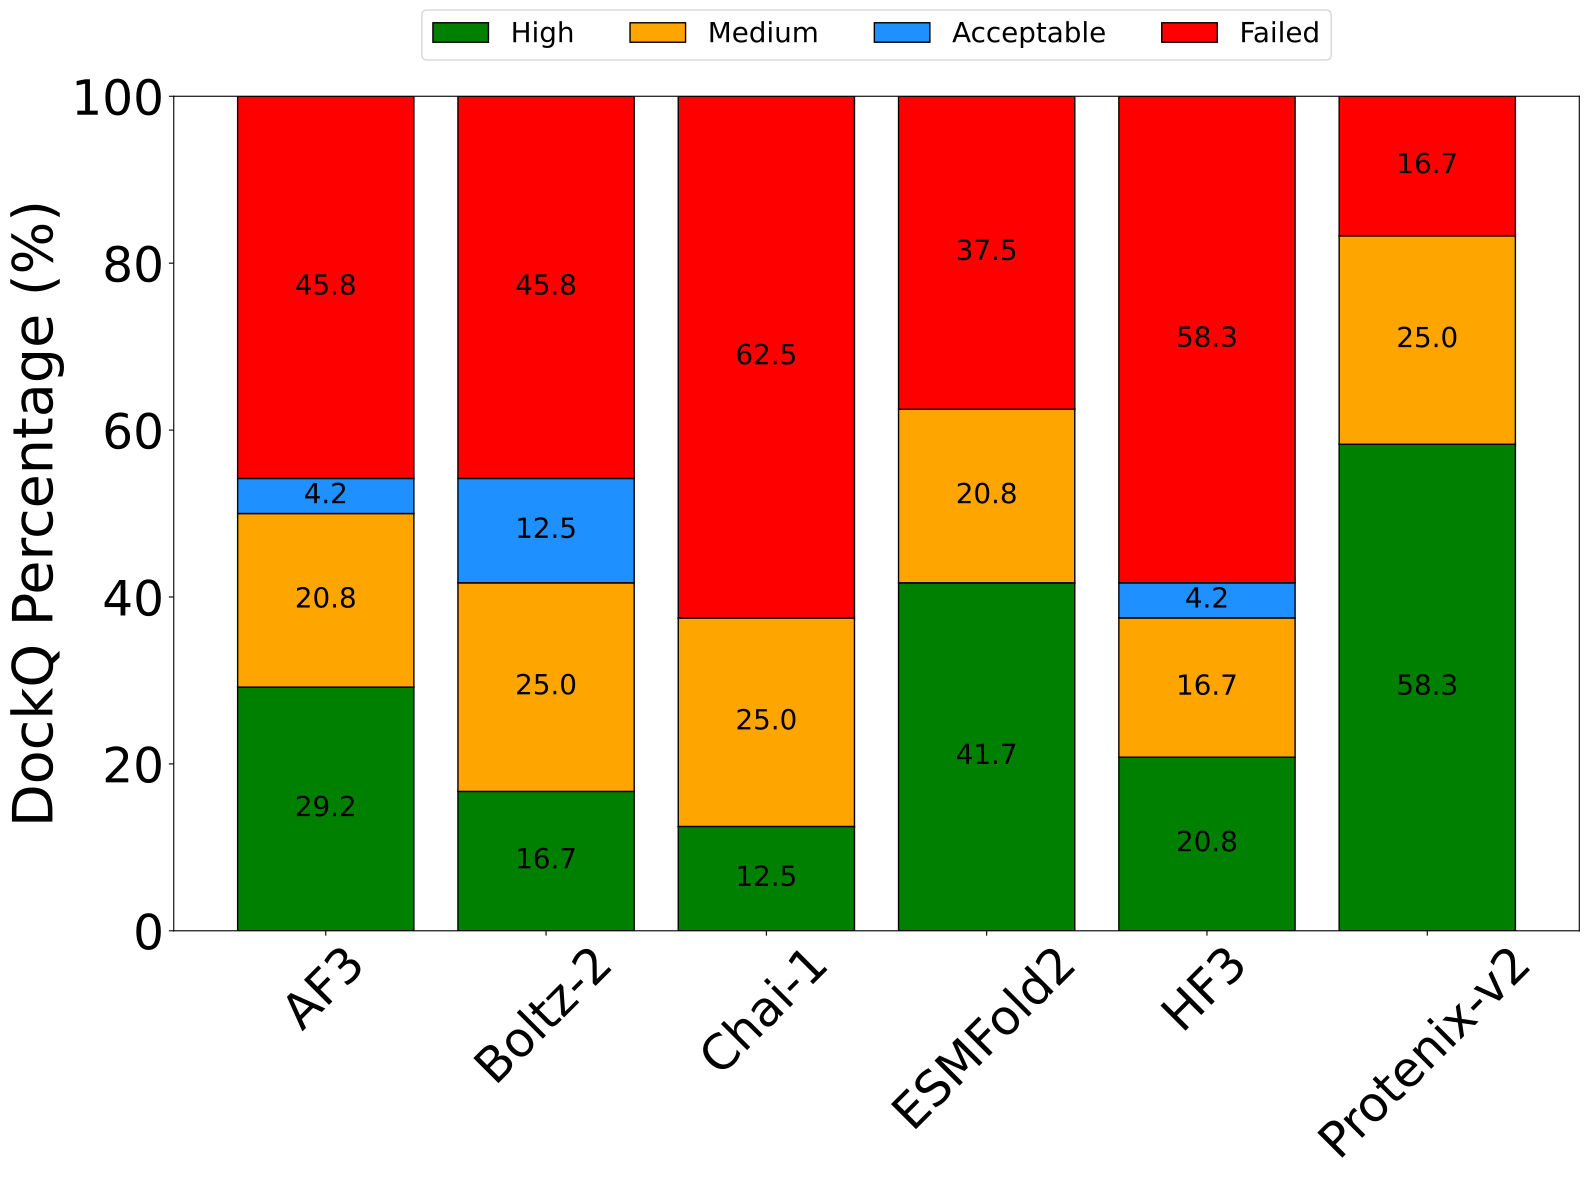

The Python source for this figure:
#!/usr/bin/env python3
"""
Generate stacked bar plots showing DockQ quality category percentages for multiple structure prediction tools using top-ranked models.

Inputs
------
../../04_evaluation/AF3/extended/seed1/plots/DockQ_percentages_1seed_toprank.txt
../../04_evaluation/boltz-2/extended/seed1/plots/DockQ_percentages_1seed_toprank.txt
../../04_evaluation/chai-1/extended/seed1/plots/DockQ_percentages_1seed_toprank.txt
../../04_evaluation/ESMFold2/extended/seed1/plots/DockQ_percentages_1seed_toprank.txt
../../04_evaluation/HF3/extended/seed1/plots/DockQ_percentages_1seed_toprank.txt
../../04_evaluation/protenix-v2/extended/seed1/plots/DockQ_percentages_1seed_toprank.txt

Outputs
-------
percentages_DockQ_1seed_toprank.pdf
"""

import os
import re
import numpy as np
import matplotlib.pyplot as plt

# ==========================================
# INPUT
# ==========================================

folders = [
    "../../04_evaluation/AF3/extended/seed1/plots",
    "../../04_evaluation/boltz-2/extended/seed1/plots",
    "../../04_evaluation/chai-1/extended/seed1/plots",
    "../../04_evaluation/ESMFold2/extended/seed1/plots",
    "../../04_evaluation/HF3/extended/seed1/plots",
    "../../04_evaluation/protenix-v2/extended/seed1/plots",
]

tools = [
    "AF3",
    "Boltz-2",
    "Chai-1",
    "ESMFold2",
    "HF3",
    "Protenix-v2",
]

categories = [
    "High",
    "Medium",
    "Acceptable",
    "Failed",
]

colors = {
    "High": "green",
    "Medium": "orange",
    "Acceptable": "dodgerblue",
    "Failed": "red",
}

# ==========================================
# READ DATA
# ==========================================

data = {cat: [] for cat in categories}

for folder in folders:

    file = os.path.join(
        folder,
        "DockQ_percentages_1seed_toprank.txt",
    )

    values = {cat: 0.0 for cat in categories}

    with open(file) as f:

        for line in f:

            # High, Medium, Failed
            for cat in ["High", "Medium", "Failed"]:

                match = re.search(
                    rf"^{re.escape(cat)}.*?\(([\d\.]+)%\)",
                    line.strip(),
                    re.IGNORECASE,
                )

                if match:
                    values[cat] = float(match.group(1))

            # Acceptable only (exclude Acceptable+)
            match = re.search(
                r"^Acceptable(?!\+).*?\(([\d\.]+)%\)",
                line.strip(),
                re.IGNORECASE,
            )

            if match:
                values["Acceptable"] = float(match.group(1))

    for cat in categories:
        data[cat].append(values[cat])

# ==========================================
# STACKED BAR PLOT
# ==========================================

x = np.arange(len(tools))

fig, ax = plt.subplots(figsize=(16, 12))

bottom = np.zeros(len(tools))

for cat in categories:

    bars = ax.bar(
        x,
        data[cat],
        width=0.8,
        bottom=bottom,
        color=colors[cat],
        edgecolor="black",
        linewidth=1,
        label=cat,
    )

    # Labels inside segments
    for bar, value, btm in zip(
        bars,
        data[cat],
        bottom,
    ):

        if value > 3:

            ax.text(
                bar.get_x() + bar.get_width() / 2,
                btm + value / 2,
                f"{value:.1f}",
                ha="center",
                va="center",
                fontsize=20,
            )

    bottom += np.array(data[cat])

# ==========================================
# STYLING
# ==========================================

ax.set_xticks(x)

ax.set_xticklabels(
    tools,
    rotation=45,
)

ax.set_ylabel(
    "DockQ Percentage (%)",
    fontsize=40,
)

ax.tick_params(
    axis="x",
    labelsize=35,
)

ax.tick_params(
    axis="y",
    labelsize=35,
)

ax.set_ylim(0, 100)

ax.legend(
    fontsize=20,
    loc="upper center",
    bbox_to_anchor=(0.5, 1.12),
    ncol=4,
)

plt.tight_layout()

# ==========================================
# SAVE FIGURE
# ==========================================

plt.savefig(
    "percentages_DockQ_1seed_toprank.pdf",
    dpi=300,
    bbox_inches="tight",
)

plt.show()
